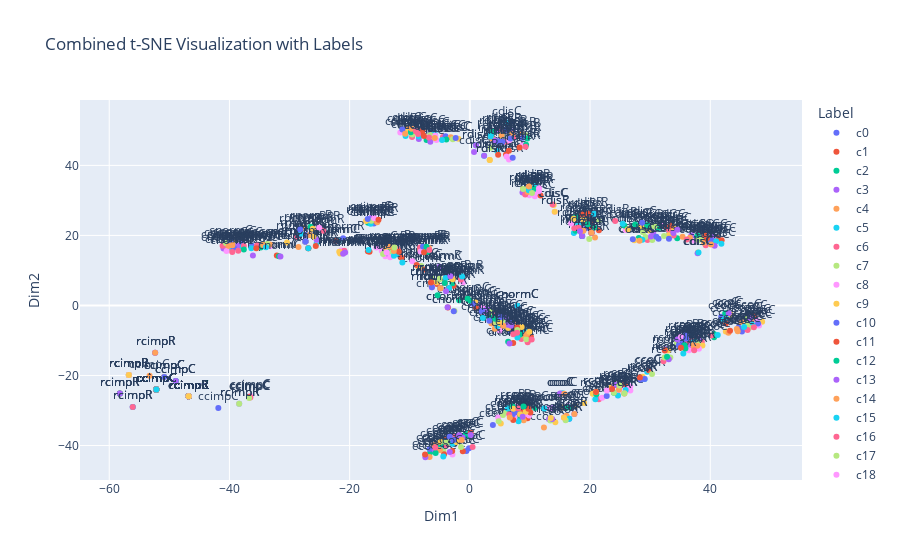

Notebook cell for this chart:
### Code cell
X_pc, labels_pc, point_labels_pc, c_labelarrmap, c_indexordermap = process_pc_data(data_pc)
X_pr, labels_pr, point_labels_pr, r_labelarrmap, r_indexordermap = process_pr_data(data_pr)
print(r_labelarrmap)

X_combined = np.vstack((X_pc, X_pr))
labels_combined = labels_pc + labels_pr
point_labels_combined = point_labels_pc + point_labels_pr  # Combine point labels

# Run t-SNE
tsne = TSNE(n_components=2, random_state=42)
tsne_results = tsne.fit_transform(X_combined)

# Create DataFrame including point labels
df_combined = pd.DataFrame(tsne_results, columns=['Dim1', 'Dim2'])
df_combined['Label'] = labels_combined
df_combined['PointLabel'] = point_labels_combined  # Add point labels to DataFrame

# Visualize using Plotly with point labels
fig = px.scatter(df_combined, x='Dim1', y='Dim2', color='Label', text='PointLabel', title='Combined t-SNE Visualization with Labels')
fig.update_traces(textposition='top center')
fig.show()
